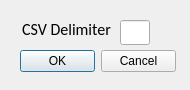
<?xml version="1.0" encoding="UTF-8"?>
<ui version="4.0">
 <class>AskNewProject</class>
 <widget class="QDialog" name="AskNewProject">
  <property name="geometry">
   <rect>
    <x>0</x>
    <y>0</y>
    <width>190</width>
    <height>90</height>
   </rect>
  </property>
  <property name="sizePolicy">
   <sizepolicy hsizetype="Expanding" vsizetype="Expanding">
    <horstretch>0</horstretch>
    <verstretch>0</verstretch>
   </sizepolicy>
  </property>
  <property name="minimumSize">
   <size>
    <width>190</width>
    <height>90</height>
   </size>
  </property>
  <property name="maximumSize">
   <size>
    <width>190</width>
    <height>90</height>
   </size>
  </property>
  <property name="windowTitle">
   <string>New Project</string>
  </property>
  <property name="sizeGripEnabled">
   <bool>false</bool>
  </property>
  <widget class="QDialogButtonBox" name="buttonBox">
   <property name="geometry">
    <rect>
     <x>20</x>
     <y>50</y>
     <width>156</width>
     <height>23</height>
    </rect>
   </property>
   <property name="orientation">
    <enum>Qt::Horizontal</enum>
   </property>
   <property name="standardButtons">
    <set>QDialogButtonBox::Cancel|QDialogButtonBox::Ok</set>
   </property>
   <property name="centerButtons">
    <bool>true</bool>
   </property>
  </widget>
  <widget class="QLabel" name="label">
   <property name="geometry">
    <rect>
     <x>20</x>
     <y>20</y>
     <width>93</width>
     <height>19</height>
    </rect>
   </property>
   <property name="font">
    <font>
     <family>Calibri</family>
     <pointsize>12</pointsize>
    </font>
   </property>
   <property name="text">
    <string>CSV Delimiter</string>
   </property>
   <property name="alignment">
    <set>Qt::AlignCenter</set>
   </property>
  </widget>
  <widget class="QLineEdit" name="CSVDelimiter">
   <property name="geometry">
    <rect>
     <x>120</x>
     <y>20</y>
     <width>30</width>
     <height>25</height>
    </rect>
   </property>
   <property name="maximumSize">
    <size>
     <width>30</width>
     <height>25</height>
    </size>
   </property>
   <property name="font">
    <font>
     <family>Calibri</family>
     <pointsize>12</pointsize>
    </font>
   </property>
   <property name="maxLength">
    <number>1</number>
   </property>
  </widget>
 </widget>
 <resources/>
 <connections>
  <connection>
   <sender>buttonBox</sender>
   <signal>accepted()</signal>
   <receiver>AskNewProject</receiver>
   <slot>accept()</slot>
   <hints>
    <hint type="sourcelabel">
     <x>248</x>
     <y>254</y>
    </hint>
    <hint type="destinationlabel">
     <x>157</x>
     <y>274</y>
    </hint>
   </hints>
  </connection>
  <connection>
   <sender>buttonBox</sender>
   <signal>rejected()</signal>
   <receiver>AskNewProject</receiver>
   <slot>reject()</slot>
   <hints>
    <hint type="sourcelabel">
     <x>316</x>
     <y>260</y>
    </hint>
    <hint type="destinationlabel">
     <x>286</x>
     <y>274</y>
    </hint>
   </hints>
  </connection>
 </connections>
</ui>
